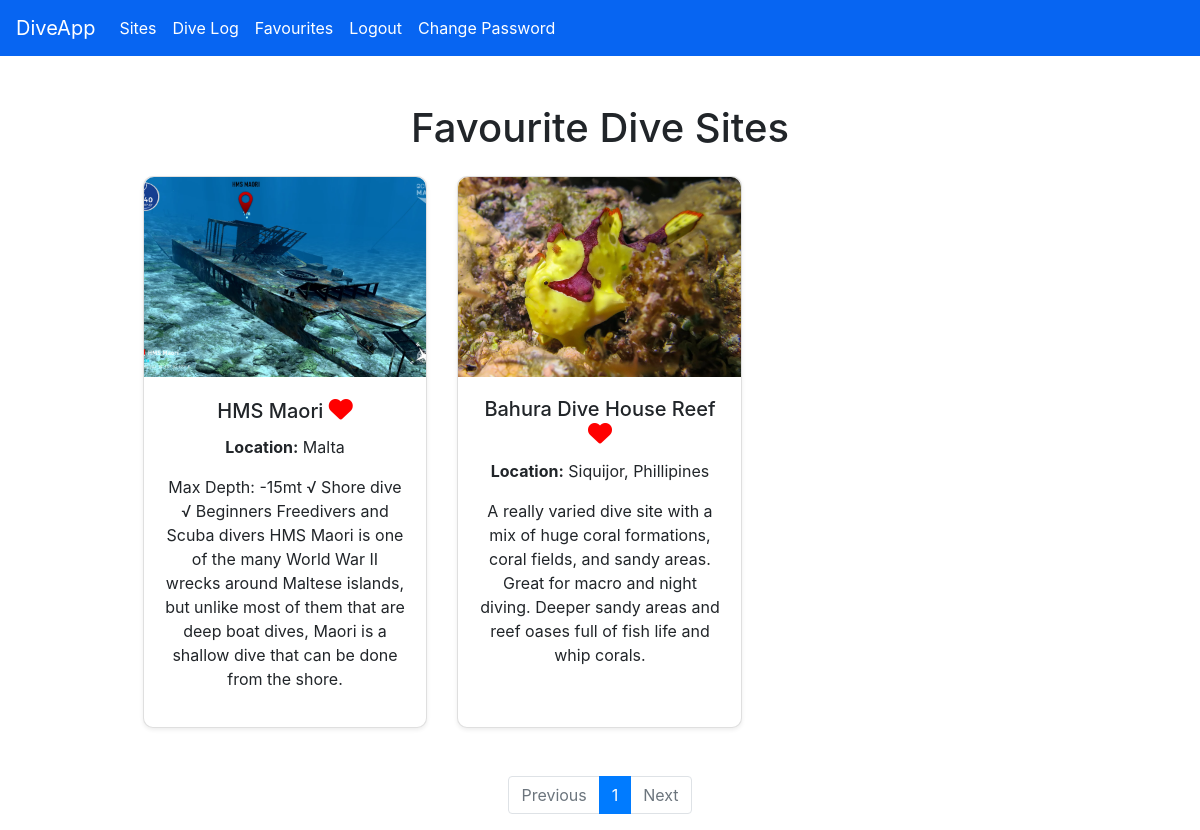
Screenshot of /favourites (signed in) with the database file from the repository.
### app/models.py (models this page shows, shortened)
class DiveSite(db.Model):
    id = db.Column(db.Integer, primary_key=True)
    name = db.Column(db.String(150), unique=True, nullable=False, index=True)
    location = db.Column(db.String(200), nullable=False)
    description = db.Column(db.Text, nullable=True)
    image_path = db.Column(db.String(200), nullable=True)
    dive_events = db.relationship('DiveEvent', backref='dive_site', lazy='dynamic')

### app/views.py (the view)
@app.route('/favourites')
@login_required
def favourites():
    page = request.args.get('page', 1, type=int)  # Current page number
    per_page = 10  # Number of items per page
    favourite_site_ids = (
        db.session.query(Favourites.dive_site_id)
        .filter(Favourites.user_id == current_user.id)
        .all()
    )
    favourite_site_ids = [id[0] for id in favourite_site_ids]
    paginated_favourites = DiveSite.query.filter(DiveSite.id.in_(favourite_site_ids)).paginate(
        page=page, per_page=per_page
    )
    return render_template(
        'favourites.html',
        paginated_favourites=paginated_favourites,
        favourite_site_ids=favourite_site_ids
    )

### app/__init__.py (called while the page is built)
@login_manager.user_loader
def load_user(user_id):
    from app.models import User
    return User.query.get(int(user_id))

### app/templates/favourites.html (shortened to what this page needs)
{% extends "base.html" %}
{% block content %}
<div class="container mt-5" style="max-width: 90%;">
    <h1 class="text-center mb-4">Favourite Dive Sites</h1>
    <div id="favourite-sites-container" class="row">
        {% for site in paginated_favourites.items %}
        <div class="col-lg-4 col-md-6 mb-4 favourite-card" data-site-id="{{ site.id }}">
            <div class="card h-100 shadow-sm">
                {% if site.image_path %}
                <img src="{{ url_for('static', filename=site.image_path) }}" class="card-img-top card-img-custom" alt="{{ site.name }}">
                {% else %}
                <img src="{{ url_for('static', filename='images/default.jpg') }}" class="card-img-top card-img-custom" alt="Default Image">
                {% endif %}
                <div class="card-body">
                    <h5 class="card-title">
                        {{ site.name }}
                        <i
                            class="heart-icon fa fa-heart{% if site.id in favourite_site_ids %} filled{% endif %}"
                            data-site-id="{{ site.id }}"
                            style="cursor: pointer; font-size: 24px; color: {% if site.id in favourite_site_ids %}red{% else %}grey{% endif %};"
                        ></i>
                    </h5>
                    <p><strong>Location:</strong> {{ site.location }}</p>
                    <p>{{ site.description or 'No description available.' }}</p>
                </div>
            </div>
        </div>
        {% endfor %}
    </div>
    <nav aria-label="Page navigation">
        <ul class="pagination justify-content-center mt-4">
            {% if paginated_favourites.has_prev %}
            <li class="page-item">
                <a class="page-link" href="{{ url_for('favourites', page=paginated_favourites.prev_num) }}">Previous</a>
            </li>
            {% else %}
            <li class="page-item disabled">
                <a class="page-link" href="#">Previous</a>
            </li>
            {% endif %}
            {% for page_num in paginated_favourites.iter_pages(left_edge=2, right_edge=2, left_current=2, right_current=2) %}
            {% if page_num %}
            <li class="page-item {% if page_num == paginated_favourites.page %}active{% endif %}">
                <a class="page-link" href="{{ url_for('favourites', page=page_num) }}">{{ page_num }}</a>
            </li>
            {% else %}
            <li class="page-item disabled"><a class="page-link" href="#">...</a></li>
            {% endif %}
            {% endfor %}
            {% if paginated_favourites.has_next %}
            <li class="page-item">
                <a class="page-link" href="{{ url_for('favourites', page=paginated_favourites.next_num) }}">Next</a>
            </li>
            {% else %}
            <li class="page-item disabled">
                <a class="page-link" href="#">Next</a>
            </li>
            {% endif %}
        </ul>
    </nav>
</div>
{% endblock %}

### app/static/style.css (style rules this page uses)
.card-img-top { height: 300px; object-fit: cover; border-radius: 10px 10px 0 0; }
.card { border-radius: 10px; transition: transform 0.2s ease, box-shadow 0.2s ease; height: auto; min-height: 400px; }
.card-img-custom { height: 200px; object-fit: cover; border-top-left-radius: 10px; border-top-right-radius: 10px; }
.card-body { padding: 20px; text-align: center; }
.container { max-width: 90%; margin: 0 auto; }
.heart-icon.filled { color: red; }

### rows the page displays
DiveSite: image_path (picture), name "HMS Maori", location "Malta", description "Max Depth: -15mt √ Shore dive √ Beginners Freedivers and Scuba divers HMS Maori is one of the many World War II wrecks around Maltese islands, but unlike most of them that are deep boat dives, Maori is a shallow dive that can be done from the shore."
DiveSite: image_path (picture), name "Bahura Dive House Reef", location "Siquijor, Phillipines", description "A really varied dive site with a mix of huge coral formations, coral fields, and sandy areas. Great for macro and night diving. Deeper sandy areas and reef oases full of fish life and whip corals."

### other values shown
{{ page_num }} "1"
